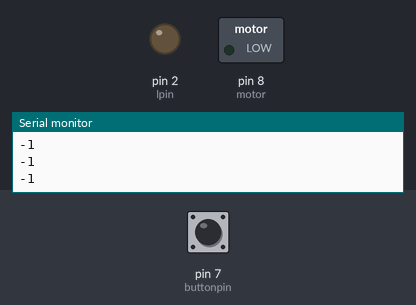
A sketch run on a simulated Arduino Uno, built with avr-gcc and run on an emulated ATmega328P. Shown: switched loads named in the sketch (green lamp = pin HIGH), output pins drawn as LEDs (lit = HIGH), the last lines printed to the serial monitor. Dashed ring = blinking. Inputs (shaded band) come from the test bench; at power-on: pin 7 (buttonpin) HIGH.

Above: at 1.7 s.
1.8 s: pin 7 (buttonpin) pulled LOW for 1 s
At 3.0 s:
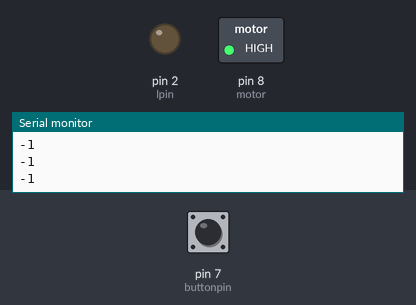
4.3 s: pin 7 (buttonpin) pulled LOW for 0.4 s
At 5.0 s:
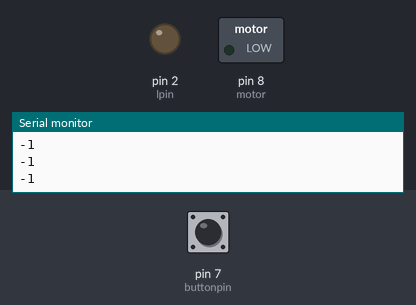
6.2 s: pin 7 (buttonpin) pulled LOW for 3.2 s
At 6.43 s:
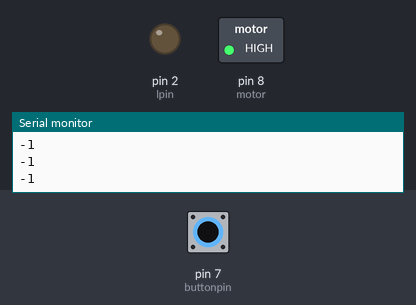
Timing chart, 0 to 10.7 s (numbered marks = the images above; inputs shaded):
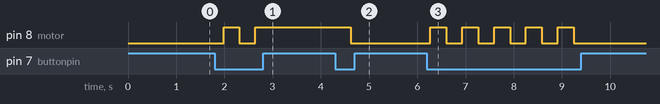

The sketch:

PBJ_S.ino
```cpp
#include <SoftwareSerial.h>

#define buttonpin 7
#define motor 8
#define TX 9
#define RX 10
#define lpin 2

SoftwareSerial mySerial(TX, RX);
boolean buttonstate = 0;
long data;

void setup() {
pinMode(buttonpin, INPUT_PULLUP);
pinMode(motor, OUTPUT);
pinMode(lpin, OUTPUT);
Serial.begin(9600);
mySerial.begin(9600);
Serial.println("Hello");
attachInterrupt(0, sstop, RISING);
}

void loop() {
delay(330);
data = mySerial.read();
Serial.println(data);

if (digitalRead(buttonpin) == 0)
{
  if ((buttonstate == 0) && (data < 30))
  {
    digitalWrite(motor, HIGH);
  }
  else if (buttonstate == 1)
  {
    digitalWrite(motor, LOW);
  }

  buttonstate = !buttonstate;
}

if ((data < 10) && (data >= 0))
{
  digitalWrite(lpin, HIGH);
  delay(10);
  digitalWrite(lpin, LOW);
}

if ((data > 10) && (data < 30) && (buttonstate == 1))
{
  digitalWrite(motor, HIGH);
}

if (data >= 30)
{
  digitalWrite(motor, LOW);
  buttonstate = !buttonstate;
}
}

void sstop() {
digitalWrite(motor, LOW);
}
```

Measured:
- after the input at 1.8 s, pin 8 (motor): LOW → HIGH after 0.18 s, → LOW 0.33 s later, → HIGH 0.33 s later
- after the input at 4.3 s, pin 8 (motor): HIGH → LOW after 0.32 s
- after the input at 6.2 s, pin 8 (motor): alternates HIGH for 0.33 s and LOW for 0.33 s, 10 changes in all, then stays LOW, starting after 0.07 s
